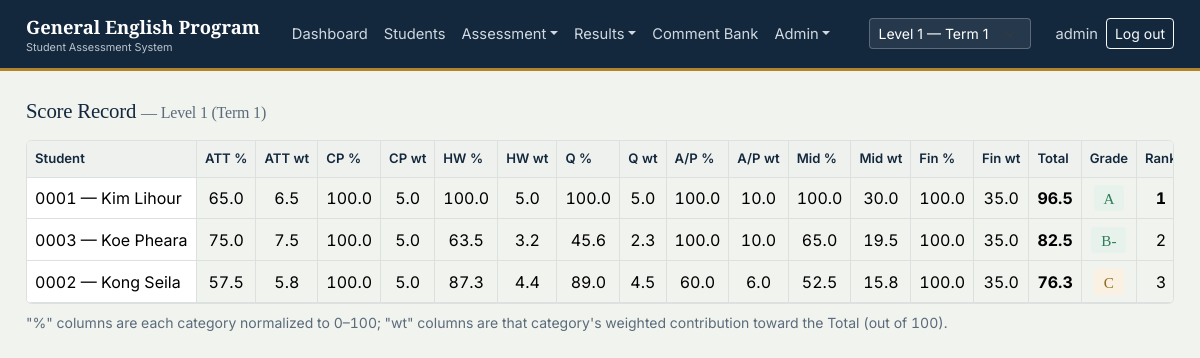
The app's page /score-record/ (signed in) with its own data.
### gep/models.py (models this page shows, shortened)
class ClassGroup(models.Model):
    name = models.CharField(max_length=100)  # "Level 1"
    room = models.CharField(max_length=50, blank=True)
    term = models.ForeignKey(Term, related_name='classes', on_delete=models.CASCADE)
    book = models.CharField(max_length=150, blank=True)
    subject = models.CharField(max_length=100, default='GEP')
    total_class_days = models.PositiveIntegerField(default=20)
    class Meta:
        ordering = ['term', 'name']

class Term(models.Model):
    academic_year = models.ForeignKey(AcademicYear, related_name='terms', on_delete=models.CASCADE)
    name = models.CharField(max_length=50)  # "Term 1" / "Term 2"
    order = models.PositiveSmallIntegerField(default=1)
    class Meta:
        ordering = ['academic_year', 'order']
        unique_together = ('academic_year', 'name')

class Enrollment(models.Model):
    STATUS_CHOICES = [('Active', 'Active'), ('Inactive', 'Inactive')]
    student = models.ForeignKey(StudentProfile, related_name='enrollments', on_delete=models.CASCADE)
    class_group = models.ForeignKey(ClassGroup, related_name='enrollments', on_delete=models.CASCADE)
    course = models.CharField(max_length=50, default='GEP')
    status = models.CharField(max_length=10, choices=STATUS_CHOICES, default='Active')
    class Meta:
        unique_together = ('student', 'class_group')
        ordering = ['class_group', 'student__student_code']

class StudentProfile(models.Model):
    GENDER_CHOICES = [('M', 'Male'), ('F', 'Female')]
    student_code = models.CharField(max_length=10, unique=True, editable=False, blank=True)
    khmer_name = models.CharField(max_length=150, blank=True)
    english_name = models.CharField(max_length=150)
    gender = models.CharField(max_length=1, choices=GENDER_CHOICES)
    date_of_birth = models.DateField(null=True, blank=True)
    phone = models.CharField(max_length=30, blank=True)
    email = models.EmailField(blank=True)
    class Meta:
        ordering = ['student_code']

### gep/views.py (the view)
# urls.py: path('score-record/', views.score_record, name='score-record'),
@class_scoped
def score_record(request):
    cls = request.current_class
    rows = compute_class_ranking(cls) if cls else []
    context = {
        'current_class': cls,
        'allowed_classes': request.allowed_classes,
        'rows': rows,
        'base_template': base_template(request),
    }
    return render(request, 'gep/score_record.html', context)

### gep/grading.py (called while the page is built)
def _q(value):
    return Decimal(value).quantize(Q1, rounding=ROUND_HALF_UP)

def letter_grade(total):
    t = Decimal(total)
    for lo, label in GRADE_BANDS:
        if t >= lo:
            return label
    return 'F (Repeat)'

def overall_performance(total):
    t = Decimal(total)
    if t >= 90:
        return 'Excellent Performance'
    if t >= 80:
        return 'Very Good Performance'
    if t >= 70:
        return 'Good Performance'
    if t >= 60:
        return 'Fair Performance'
    return 'Needs Improvement'

def final_result_label(total):
    t = Decimal(total)
    if t >= 60:
        return 'Promotion'
    if t >= 50:
        return 'Make Up'
    return 'Repetition'

def get_category_weight(name, default):
    cat = ScoreCategory.objects.filter(name=name).first()
    return cat.weight_percent if cat else Decimal(default)

def category_percent(enrollment, category_name):
    items = ScoreItem.objects.filter(class_group=enrollment.class_group_id, category__name=category_name)
    scores = Score.objects.filter(score_item__in=items, enrollment=enrollment, points__isnull=False)
    total_pct = Decimal('0')
    count = 0
    for s in scores.select_related('score_item'):
        if s.score_item.max_points:
            total_pct += (s.points / s.score_item.max_points) * 100
            count += 1
    if not count:
        return Decimal('0.0')
    return _q(total_pct / count)

def attendance_breakdown(enrollment):
    total_days = enrollment.class_group.total_class_days or 1
    records = AttendanceRecord.objects.filter(enrollment=enrollment)
    counts = {'present': 0, 'absent': 0, 'tardy': 0, 'excused': 0}
    penalty = Decimal('0')
    for r in records:
        penalty += ATTENDANCE_PENALTY.get(r.status, Decimal('0'))
        key = {
            AttendanceRecord.PRESENT: 'present',
            AttendanceRecord.ABSENT: 'absent',
            AttendanceRecord.TARDY: 'tardy',
            AttendanceRecord.EXCUSED: 'excused',
        }.get(r.status)
        if key:
            counts[key] += 1
    pct = (Decimal(total_days) - penalty) / Decimal(total_days) * 100
    pct = max(Decimal('0'), min(pct, Decimal('100')))
    counts['total_days'] = total_days
    counts['days_recorded'] = records.count()
    return _q(pct), counts

def exam_breakdown(enrollment, exam_type):
    result = ExamResult.objects.filter(enrollment=enrollment, exam_type=exam_type).first()
    if not result:
        return Decimal('0.0'), None
    return _q(result.percent), result

### gep/templates/gep/score_record.html (shortened to what this page needs)
{% extends base_template %}
{% block content %}
<div class="d-flex justify-content-between align-items-center mb-3 flex-wrap gap-2">
  <h2 class="font-serif mb-0" style="font-size:1.3rem;">
    Score Record {% if current_class %}<span class="text-slate fs-6">— {{ current_class.name }} ({{ current_class.term.name }})</span>{% endif %}
  </h2>
</div>
{% if not current_class %}
<div class="sheet">No class available yet.</div>
{% else %}
<div class="grid-wrap">
<table class="table gradebook mb-0">
  <thead>
    <tr>
      <th class="name-col">Student</th>
      <th>ATT %</th><th>ATT wt</th>
      <th>CP %</th><th>CP wt</th>
      <th>HW %</th><th>HW wt</th>
      <th>Q %</th><th>Q wt</th>
      <th>A/P %</th><th>A/P wt</th>
      <th>Mid %</th><th>Mid wt</th>
      <th>Fin %</th><th>Fin wt</th>
      <th>Total</th><th>Grade</th><th>Rank</th><th>Overall Performance</th><th>Final Result</th>
    </tr>
  </thead>
  <tbody>
    {% for row in rows %}
    <tr>
      <td class="name-col">{{ row.enrollment.student.student_code }} — {{ row.enrollment.student.english_name }}</td>
      {% for c in row.components %}
        <td class="text-center">{{ c.percent }}</td>
        <td class="text-center text-slate">{{ c.contribution }}</td>
      {% endfor %}
      <td class="text-center fw-bold">{{ row.total }}</td>
      <td class="text-center">
        {% if 'A' in row.grade or 'B' in row.grade %}<span class="badge-grade grade-good">{{ row.grade }}</span>
        {% elif 'C' in row.grade or 'D' in row.grade %}<span class="badge-grade grade-warn">{{ row.grade }}</span>
        {% else %}<span class="badge-grade grade-bad">{{ row.grade }}</span>{% endif %}
      </td>
      <td class="text-center {% if row.rank == 1 %}rank-1{% endif %}">{{ row.rank }}</td>
    </tr>
    {% empty %}
    <tr><td class="text-slate">No active students in this class yet.</td></tr>
    {% endfor %}
  </tbody>
</table>
</div>
<p class="text-slate small mt-2">"%" columns are each category normalized to 0–100; "wt" columns are that category's weighted contribution toward the Total (out of 100).</p>
{% endif %}
{% endblock %}

### gep/templates/gep/base.html (shortened to what this page needs)
{% load static %}<!DOCTYPE html>
<html lang="en">
<head>
<link rel="stylesheet" href="https://cdn.jsdelivr.net/npm/bootstrap@5.3.3/dist/css/bootstrap.min.css">
<link rel="stylesheet" href="https://cdn.jsdelivr.net/npm/bootstrap-icons@1.11.3/font/bootstrap-icons.css">
<link rel="stylesheet" href="{% static 'gep/css/custom.css' %}">
</head>
<body>
{% if user.is_authenticated %}
<nav class="navbar navbar-expand-lg gep-navbar" aria-label="Main navigation">
  <div class="gep-shell d-flex align-items-center w-100 py-0">
    <a class="navbar-brand me-4" href="{% url 'dashboard' %}">
      General English Program
      <small>Student Assessment System</small>
    </a>
    <div class="collapse navbar-collapse" id="navMain">
      <ul class="navbar-nav me-auto">
        <li class="nav-item"><a class="nav-link {% if request.resolver_match.url_name == 'dashboard' %}active{% endif %}" href="{% url 'dashboard' %}">Dashboard</a></li>
        <li class="nav-item"><a class="nav-link {% if request.resolver_match.url_name == 'students' %}active{% endif %}" href="{% url 'students' %}">Students</a></li>
        <li class="nav-item dropdown">
          <a class="nav-link dropdown-toggle" href="#" data-bs-toggle="dropdown">Assessment</a>
        </li>
        <li class="nav-item dropdown">
          <a class="nav-link dropdown-toggle" href="#" data-bs-toggle="dropdown">Results</a>
        </li>
        <li class="nav-item"><a class="nav-link" href="{% url 'comment-bank' %}">Comment Bank</a></li>
        {% if user.is_superuser %}
        <li class="nav-item dropdown">
          <a class="nav-link dropdown-toggle" href="#" data-bs-toggle="dropdown">Admin</a>
        </li>
        {% endif %}
      </ul>
      <ul class="navbar-nav align-items-lg-center">
        {% if allowed_classes and allowed_classes.count > 1 %}
        <li class="nav-item me-lg-3 my-2 my-lg-0 class-switcher">
          {% include 'gep/_class_switcher.html' %}
        </li>
        {% endif %}
        <li class="nav-item"><span class="nav-link disabled">{{ user.get_username }}</span></li>
        <li class="nav-item">
          <form method="post" action="{% url 'logout' %}">{% csrf_token %}
            <button type="submit" class="btn btn-sm btn-outline-light">Log out</button>
          </form>
        </li>
      </ul>
    </div>
  </div>
</nav>
{% endif %}
<div class="gep-shell">
  <div id="page-content">
    {% block content %}{% endblock %}
  </div>
</div>
</body>
</html>

### gep/static/gep/css/custom.css (style rules this page uses)
:root { --ink: #14283d; --ink-soft: #1f3b57; --steel: #3d5a73; --brass: #b3842a; --brass-deep: #8f6a20; --paper: #f1f3ef; --surface: #ffffff; --slate: #5b6b7a; --line: #dce1e0; --good: #2f7d5a; --good-bg: #e7f2ec; --warn: #b9832e; --warn-bg: #faf1e2; --bad: #ab3d3d; --bad-bg: #f7e9e9; --excused: #5b6f86; --excused-bg: #eaeef2; --bs-primary: var(--ink); --bs-primary-rgb: 20, 40, 61; --bs-link-color: var(--ink-soft); --bs-link-hover-color: var(--brass-deep); --bs-body-bg: var(--paper); --bs-body-color: #212b33; --bs-border-radius: 0.35rem; --bs-border-radius-sm: 0.25rem; --bs-border-radius-lg: 0.45rem; --bs-font-sans-serif: 'Inter', 'Noto Sans Khmer', -apple-system, sans-serif; }
body { font-family: var(--bs-font-sans-serif); background-color: var(--paper); font-variant-numeric: tabular-nums; }
h1, h2, h3, h4, .font-serif { font-family: 'Source Serif 4', Georgia, serif; color: var(--ink); letter-spacing: -0.01em; }
a { text-decoration: none; }
.gep-navbar { background: var(--ink); border-bottom: 3px solid var(--brass); }
.gep-navbar .navbar-brand { font-family: 'Source Serif 4', Georgia, serif; font-weight: 600; font-size: 1.15rem; color: #fff; }
.gep-navbar .navbar-brand small { display: block; font-family: var(--bs-font-sans-serif); font-size: 0.68rem; color: #b9c3cd; font-weight: 400; margin-top: -2px; }
.gep-navbar .nav-link { color: #cfd8e0; font-size: 0.92rem; padding-top: 0.65rem; padding-bottom: 0.65rem; }
.gep-shell { max-width: 1180px; margin: 0 auto; padding: 1.75rem 1rem 3rem; }
.grid-wrap { overflow-x: auto; border: 1px solid var(--line); border-radius: var(--bs-border-radius); background: var(--surface); }
table.gradebook { margin-bottom: 0; border-collapse: separate; border-spacing: 0; }
table.gradebook th, table.gradebook td { vertical-align: middle; white-space: nowrap; border-bottom: 1px solid var(--line); border-right: 1px solid var(--line); }
table.gradebook thead th { background: #eef1ed; color: var(--ink); font-weight: 600; font-size: 0.82rem; position: sticky; top: 0; z-index: 2; }
table.gradebook td.name-col, table.gradebook th.name-col { position: sticky; left: 0; background: var(--surface); z-index: 1; text-align: left; white-space: normal; min-width: 170px; }
table.gradebook thead th.name-col { z-index: 3; background: #eef1ed; }
.badge-grade { font-family: 'Source Serif 4', Georgia, serif; font-size: 0.95rem; padding: 0.3em 0.65em; border-radius: var(--bs-border-radius-sm); }
.badge-grade.grade-good { background: var(--good-bg); color: var(--good); }
.badge-grade.grade-warn { background: var(--warn-bg); color: var(--brass-deep); }
.rank-1 { color: var(--brass-deep); font-weight: 700; }
.text-slate { color: var(--slate); }

### records on screen
ClassGroup: name "Level 1", term.name "Term 1"
Enrollment: enrollment.student.student_code "0001", enrollment.student.english_name "Kim Lihour", percent "65.0" "100.0" "100.0" "100.0" "100.0" "100.0" "100.0", contribution "6.5" "5.0" "5.0" "5.0" "10.0" "30.0" "35.0", total "96.5", grade "A", rank "1"
Enrollment: enrollment.student.student_code "0003", enrollment.student.english_name "Koe Pheara", percent "75.0" "100.0" "63.5" "45.6" "100.0" "65.0" "100.0", contribution "7.5" "5.0" "3.2" "2.3" "10.0" "19.5" "35.0", total "82.5", grade "B-", rank "2"
Enrollment: enrollment.student.student_code "0002", enrollment.student.english_name "Kong Seila", percent "57.5" "100.0" "87.3" "89.0" "60.0" "52.5" "100.0", contribution "5.8" "5.0" "4.4" "4.5" "6.0" "15.8" "35.0", total "76.3", grade "C", rank "3"

### other values on screen
{{ user.get_username }} "admin"
form field class_id "Level 1 — Term 1"
